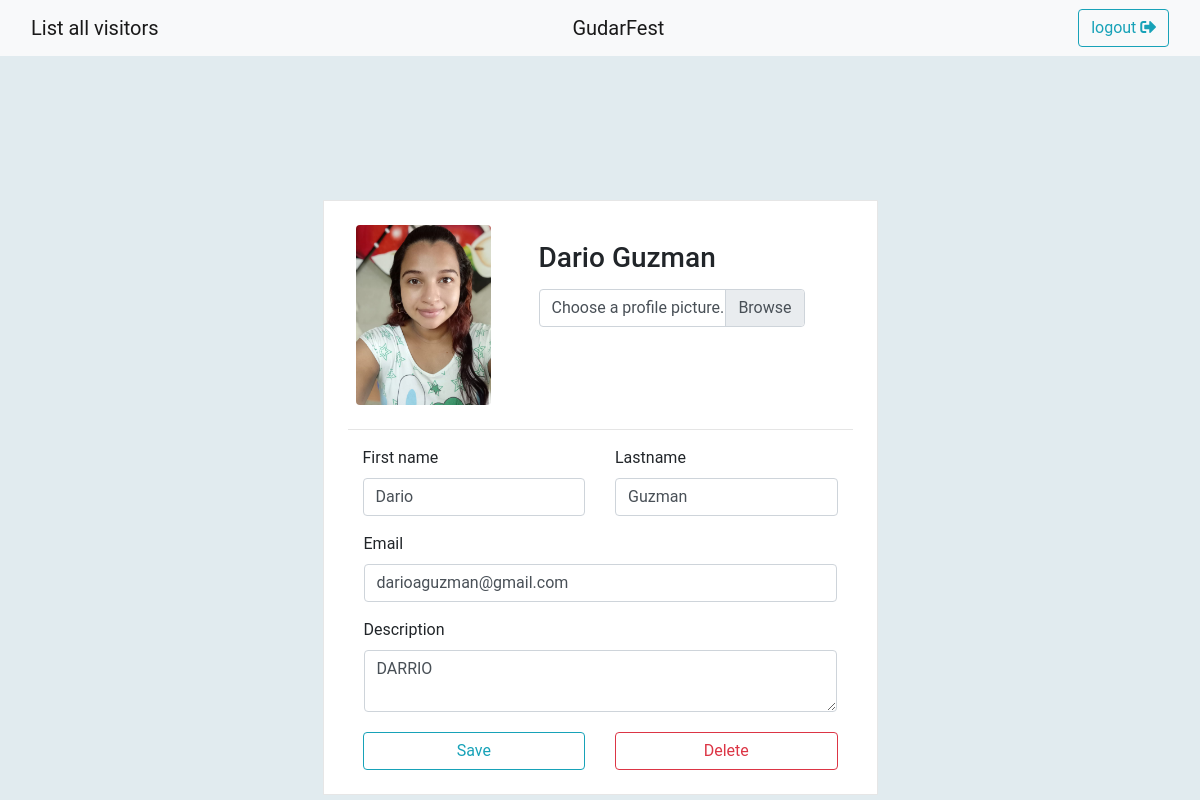
Page /person-detail/5/ (signed in) on the committed database.
### crud/models.py (models this page shows, shortened)
class Person(models.Model):
    id = models.AutoField(primary_key= True)
    name = models.CharField(max_length= 100 )
    lastname = models.CharField(max_length= 120)
    email = models.EmailField(max_length= 200)
    description = models.CharField(max_length=300)
    photo = models.ImageField(upload_to='people/pictures')

### users/views.py (the view)
# urls.py: path('person-detail/<int:pk>/',users_views.PersonUpdateView.as_view(), name='person_detail' ),
class PersonUpdateView(LoginRequiredMixin, UpdateView):
    form_class = PersonForm
    model = Person
    success_url = reverse_lazy('crud')
    template_name = 'users/person_detail.html'

### crud/forms.py
class PersonForm(forms.ModelForm):
    class Meta:
        model = Person
        fields = ('id', 'name', 'lastname' ,'email', 'description', 'photo')

### templates/users/person_detail.html (shortened to what this page needs)
{% extends "base.html" %}
{% load static %}
{% block container %}
<div class="container">
    <div class="row justify-content-md-center">
        <div class="col-6 p-4" id="profile-box">
            <form action="{% url 'person_detail' person.pk %}" method="POST" enctype="multipart/form-data">
                <div class='media ml-2'>
                        <img src="{{ person.photo.url }}" class="rounded float-left" height="180">
                    <div class="custom-file mt-3">
                        <h3 class="ml-5"> {{ person.name }} {{ person.lastname}} </h5><br>
                        <label class="custom-file-label col-m-6 m-5" for="inputGroupFile01">Choose a profile picture.</label>
                    </div>
                </div>
                <hr class="mt-4">
                <div class="form-group col-6" style="float: left;">
                    <label>First name</label>
                    <input class="form-control {% if form.email.errors %}is-invalid{% endif %}"
                    type="text"
                    name="name"
                    placeholder="First name"
                    value="{% if form.errors %}{{ form.name.value}}{% else %}{{ person.name }}{% endif %}"/>
                </div>
                <div class="form-group col-6" style="float: right;">
                    <label>Lastname</label>
                    <input class="form-control {% if form.lastname.errors %}is-invalid{% endif %}"
                    type="text"
                    name="lastname"
                    placeholder="Last name"
                    value="{% if form.errors %}{{ form.lastname.value}}{% else %}{{ person.lastname }}{% endif %}"/>
                </div>
                <div class="form-group ml-3 mr-3">
                    <label>Email</label>
                    <input class="form-control {% if form.email.errors %}is-invalid{% endif %}"
                    type="email"
                    name="email"
                    placeholder="Email"
                    value="{% if form.errors %}{{ form.email.value}}{% else %}{{ person.email }}{% endif %}"/>
                </div>
                <div class="form-group ml-3 mr-3">
                    <label>Description</label>
                    <textarea
                    class="form-control {% if form.description.errors %}is-invalid{% endif %}"
                    name="description">{% if form.errors %}{{ form.description.value}}{% else %}{{ person.description }}{% endif %}</textarea>
                </div>
                <div>
                    <div class="col-6" style="float: left;">
                        <button type="submit" class="btn btn-outline-info btn-block mt-1">Save</button>
                    </div>
                </div>
            </form>
                <form action="{% url 'person_delete' person.pk %}" method="POST">
                    <div class="col-6" style="float: right;">
                        <button type="submit" id='btn-delete' class="btn btn-outline-danger btn-block mt-1">Delete</button>
                    </div>
                </form>
        </div>
    </div>
</div>
{% endblock %}

### static/css/main.css (style rules this page uses)
html, body { background: #E1EBEF; background-size: cover; height: 100%; width: 100%; font-family: 'Roboto', sans-serif; }
#profile-box { background: #fff; border: 1px solid rgba(0,0,0,.0975); border-radius: 1px; margin-top: 6em; }

### rows in the picture
Person: photo (picture), name "Dario", lastname "Guzman", email "darioaguzman@gmail.com", description "DARRIO"
